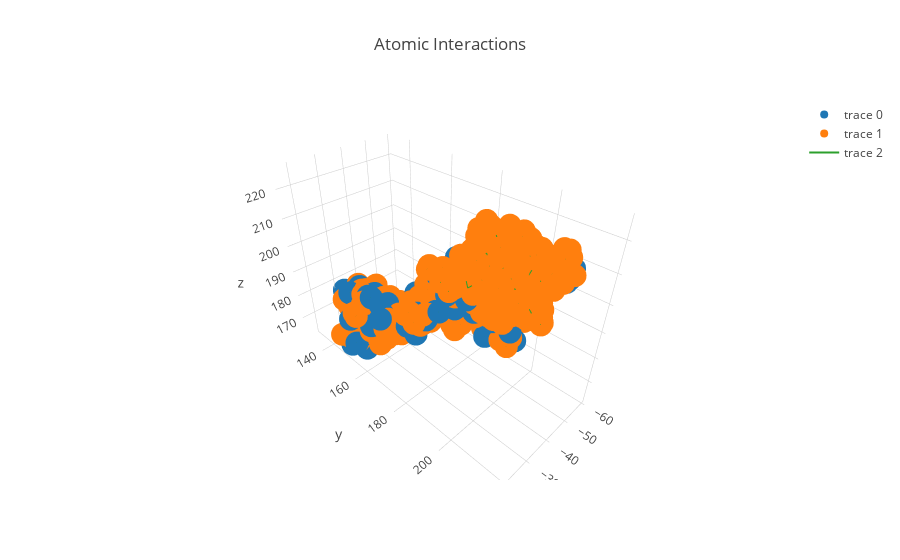

Notebook code cell kept with this figure:
### Code cell
plot_nodes_edges(uL4)

### Figure 1 — Plotly figure (JSON) as saved in the notebook; plotly's stock layout.template omitted (floating-point values rounded to 4 significant figures; data arrays with more than 128 entries replaced by an {"elided": "..."} marker saying what was removed)
{"data": [{"mode": "markers", "text": {"elided": "1911 str values"}, "type": "scatter3d", "x": {"elided": "1911 float values"}, "y": {"elided": "1911 float values"}, "z": {"elided": "1911 float values"}}, {"mode": "markers", "text": {"elided": "1911 str values"}, "type": "scatter3d", "x": {"elided": "1911 float values"}, "y": {"elided": "1911 float values"}, "z": {"elided": "1911 float values"}}, {"hoverinfo": "none", "mode": "lines", "type": "scatter3d", "x": {"elided": "5733 mixed values"}, "y": {"elided": "5733 mixed values"}, "z": {"elided": "5733 mixed values"}}], "layout": {"showlegend": true, "title": "Atomic Interactions"}}
